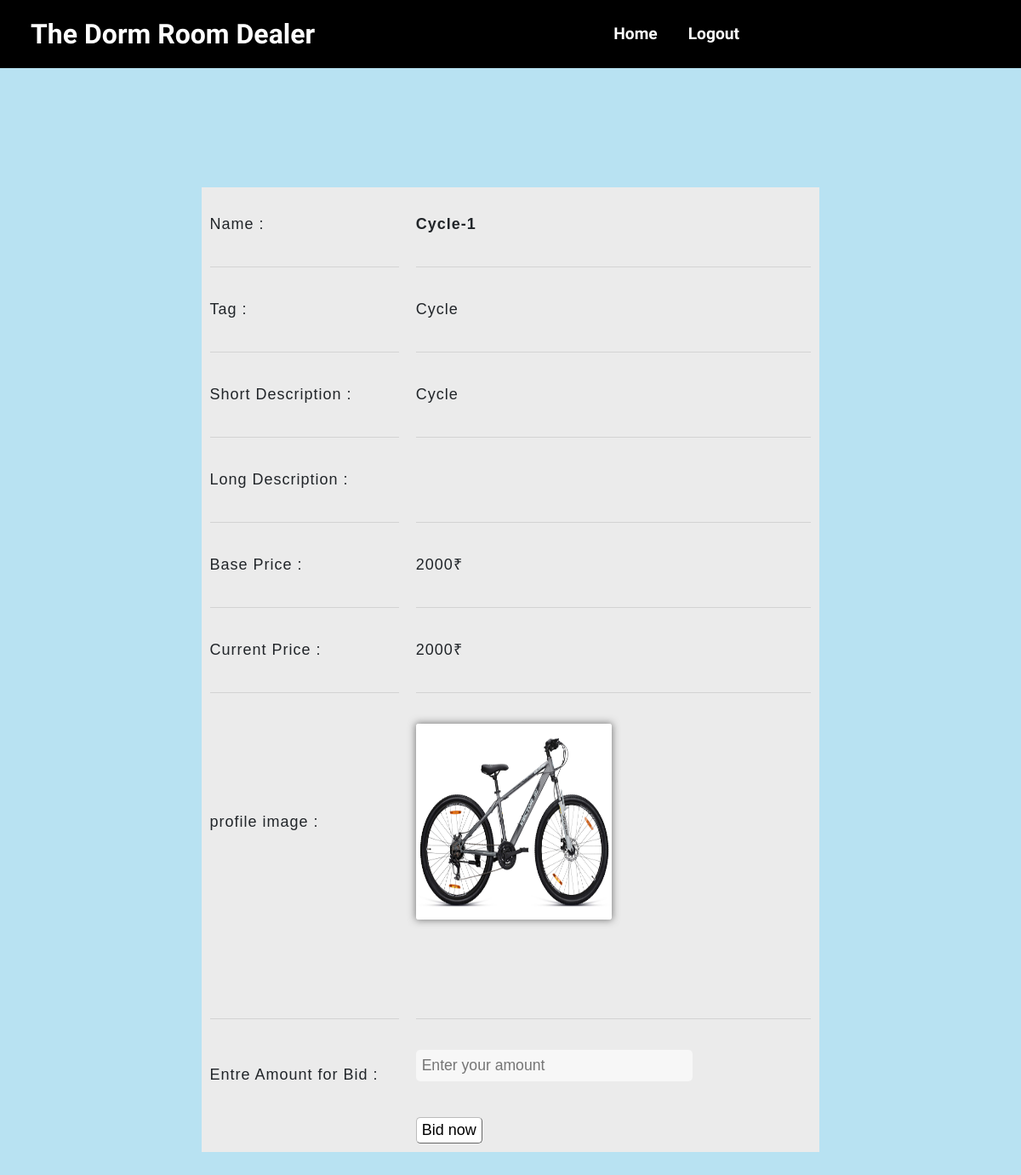
Page /items/biditem?id=17 (signed in) on the committed database.
### items/models.py (models this page shows)
class Item(models.Model):
    name=models.CharField(max_length=25)
    profile=models.ImageField(upload_to='pics')
    img1=models.ImageField(upload_to='pics' ,null=True )
    img2=models.ImageField(upload_to='pics' ,null=True )
    img3=models.ImageField(upload_to='pics' ,null=True )
    img4=models.ImageField(upload_to='pics' ,null=True )
    short_description=models.CharField(max_length=50)
    long_description=models.TextField()
    basePrice=models.IntegerField()
    currentPrice=models.IntegerField()
    tag=models.CharField(max_length=25)
    status=models.CharField(null=True,max_length=25)
    sold=models.CharField(max_length=10,default="unsold")
    ownermail = models.EmailField(unique=False)
    start_date = models.DateTimeField(null = False, default=datetime.now)
    end_date = models.DateTimeField(null=False, default=datetime.now)
    highest_bidder=models.IntegerField(null=True)
    sendwinmail = models.CharField(max_length=7,default="notSent")

### items/views.py (the view)
# urls.py: path('biditem',views.biditem,name="biditem"),
@login_required(login_url='login')
def biditem(request):
    id=request.GET['id']
    item = Item.objects.get(id=id)
    lstatus="live"
    if item.status ==lstatus:
        return render(request,"biditem.html",{'item':item})
    else:
        return redirect("home")

### templates/biditem.html (shortened to what this page needs)
{% extends 'base2.html' %}
{% block content %}
<div class="container">
    <center>
            <table border="0">
                <tr>
                    <td height="20px"></td>
                    <td height="20px"></td>
                </tr>
                <tr>
                    <td>Name : </td>
                    <td><b>{{item.name}}</b></td>
                </tr>
                <tr>
                    <td height="10px"><hr></td>
                    <td height="10px"><hr></td>
                </tr>
                <tr>
                    <td class="right">Tag :</td>
                    <td>{{item.tag}}</td>
                </tr>
                <tr>
                    <td height="10px"><hr></td>
                    <td height="10px"><hr></td>
                </tr>
                <tr>
                    <td width="30%">Short Description : </td>
                    <td width="60%">{{item.short_description}}</td>
                </tr>
                <tr>
                    <td height="10px"><hr></td>
                    <td height="10px"><hr></td>
                </tr>
                <tr>
                    <td>Long Description :</td>
                    <td>{{item.long_description}}</td>
                </tr>
                <tr>
                    <td height="10px"><hr></td>
                    <td height="10px"><hr></td>
                </tr>
                <tr>
                    <td>Base Price :</td>
                    <td>{{item.basePrice}}₹</td>
                </tr>
                <tr>
                    <td height="10px"><hr></td>
                    <td height="10px"><hr></td>
                </tr>
                <tr>
                    <td>Current Price :</td>
                    <td>{{item.currentPrice}}₹</td>
                </tr>
                <tr>
                    <td height="10px"><hr></td>
                    <td height="10px"><hr></td>
                </tr>
                <tr>
                    <td>profile image :</td>
                    <td><img src={{item.profile.url}} height="300" width="400"></td>
                </tr>
                <tr>
                    <td height="10px"></td>
                    <td height="10px"></td>
                </tr>
                <tr>
                    <td>{%if item.img1 %}<img src={{item.img1.url}} height="300" width="400"></td>{%endif%}
                    <td>{%if item.img2 %}<img src={{item.img2.url}} height="300" width="400"></td>{%endif%}
                </tr>
                <tr>
                    <td height="10px"></td>
                    <td height="10px"></td>
                </tr>
                <tr>
                    <td>{%if item.img3 %}<img src={{item.img3.url}} height="300" width="400"></td>{%endif%}
                    <td>{%if item.img4 %}<img src={{item.img4.url}} height="300" width="400"></td>{%endif%}
                </tr>
                <tr>
                    <td height="10px"><hr></td>
                    <td height="10px"><hr></td>
                </tr>
                <tr>
                <form action="successfullBid">
                    <td>Entre Amount for Bid :<input type="hidden" name="iid" value={{item.id}}></td>
                    <td><input type="number" name="bidrs" class="field" placeholder="Enter your amount" min={{item.currentPrice}}></td>
                </tr> <tr><td></td><td>
                    <input type="submit" class="btt third" value="Bid now">
                    </form></td></tr>
            </table>
        </center>
    </div>
    {% endblock %}

### static/css/nav.css (style rules this page uses)
body { margin: 0; padding: 0; }
table { background-color: rgb(235, 235, 235); margin: 30px auto; border-spacing: 0; }
tr td { background-color: rgb(235, 235, 235); font-size: 18px; font-family: 'Josefin Sans', sans-serif; font-weight: 500; padding: 10px; }
.field { width: 70%; padding: 0.2rem 0.3rem; outline: none; border: 2px solid rgba(0, 0, 0, 0); background-color: rgb(247, 247, 247); font-size: 1.1rem; border-radius: 5px; margin-bottom: 22px; transition: .3s; }
.third { border-color: #bbbbbb; border-width: 1px; border-radius: 5px; color: #000000; box-shadow: 0 0 40px 40px #ffffff inset, 0 0 0 0 #d8efff; -webkit-transition: all 150ms ease-in-out; transition: all 150ms ease-in-out; }
.container { width: 100%; margin-top: 140px; font-family: sans-serif ; letter-spacing: 1px; }
img { width: 230px; height: 230px; border-radius: 3px; box-shadow: 0 0px 8px 1px rgba(87, 87, 87, 0.719); }

### templates/biditem.html (style rules this page uses)
body { background-color: #B8E2F2; }

### rows in the picture
Item: name "Cycle-1", tag "Cycle", short_description "Cycle", basePrice "2000", currentPrice "2000", profile (picture)
